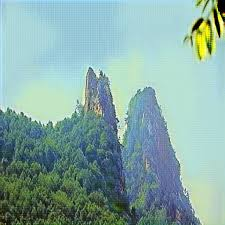
#> input picture DL4CV_IITM/Assignments/Assignment-1/images/hills.jpeg, 225 x 225 px
$ jupyter execute --allow-errors DL4V_Assignment_1_Sayan.ipynb
#> lines starting #> are read from the running program, lines starting #| are printed output that depends on the picture
#### **Welcome to Assignment 1 on Deep Learning for Computer Vision.**
In this assignment you will get a chance to implement basic Image processing tasks like Correlation, Convolution, Edge Detection etc.

#### **Instructions**
1. Use Python 3.x to run this notebook
2. Write your code only in between the lines 'YOUR CODE STARTS HERE' and 'YOUR CODE ENDS HERE'.
you sould not change anything else code cells, if you do, the answers you are supposed to get at the end of this assignment might be wrong.
3. Read documentation of each function carefully.
4. All the best!

[cell 1]
# Imports
import numpy as np
import matplotlib.pyplot as plt
from PIL import Image

# %matplotlib inline uncomment this line if you're running this notebook on your local PC

[cell 2]
# DO NOT CHANGE THIS CODE
np.random.seed(0)

[cell 3]
def standardize(image):
    eps = 1e-5  # some fields have all 255 so variance will be 0, to avoid division by zero, introduced eps
    return (image - np.mean(image))/(np.std(image)+eps)

[cell 4]
# Implement Linear Filtering technique on an image using a linear filter
def linear_filter(image, filter_): # 'filter' is a keyword in python, so is the underscore at the end.
    """
    Performs linear filtering on an image.
    Assume image size is W1xW2, filter size is F1xF2.

    Arguments:
    image -- input image possibly with 3 channels(RGB).
    filter_ -- linear filter to apply on image.

    Returns:
    result -- filtered image.
    """
    # DO NOT CHAGE THIS CODE
    image = np.array(image.convert('L')) # converts image to gray scale, so that it is easy to apply filter
    image_height, image_width = image.shape[0], image.shape[1]

    filter_ = np.array(filter_.convert('L'))
    filter_height, filter_width = filter_.shape[0], filter_.shape[1]

    # result shape will be of size --> (((W1−F1+2P) / S) + 1) x (((W2−F2+2P) / S) + 1), where 'P' is padding length
    # S is stride length, if you don't know about them, don't worry, you will learn in upcoming lectures.For now
    # we will use simplest setting P=0,S=1. See the next line.

    result_height, result_width = (image_height - filter_height) + 1, (image_width - filter_width) + 1
    result = np.array([[0 for j in range(result_width)] for i in range(result_height)])
    # YOUR CODE STARTS HERE
    image = standardize(image)
    filter_ = standardize(filter_)
    for i in np.arange(result_height):
        if i+filter_height<=image_height:
            for j in np.arange(result_width):
                if j+filter_width<=image_width:
                    result[i,j] = np.sum(np.multiply(image[i:i+filter_height,j:j+filter_width],filter_))
    # YOUR CODE ENDS HERE
    return result

#> (a cell that did not finish here is left out)

#> (a cell that did not finish here is left out)

### Question 1

Where do you find the bright spot in the image displayed above? (*Hint:* Find the co-ordinates of the maximum value in the output array  )

1. $(143, 49)$
2. $(134, 47)$
3. $(130, 33)$
4. $(126, 50)$

[cell 7]
# To test your implementation, run the below code.
image = Image.open('./images/hills.jpeg')
#> image is the input picture: PIL image 225x225 RGB; mean R, G, B 135.4, 170, 165.3
filter_ = Image.open('./images/template.png')
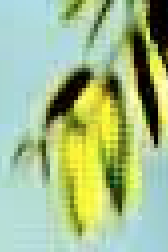
#> input picture DL4CV_IITM/Assignments/Assignment-1/images/template.png, 84 x 126 px (shown 2 times larger)
#> filter_ is the input picture: PIL image 84x126 RGBA; mean R, G, B, A 164.4, 189.4, 140.4, 255
result = linear_filter(image, filter_)
#> in linear_filter, `image = np.array(image.convert('L'))`:
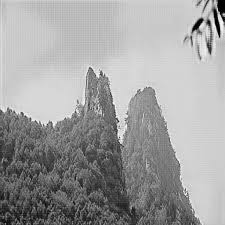
#> image: shape (225, 225); min 0, max 251, mean 159.1
#> in linear_filter, `filter_ = np.array(filter_.convert('L'))`:
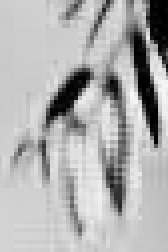
#> filter_: shape (126, 84) (shown 2 times larger); min 0, max 247, mean 176.3
#> after the loop in linear_filter, `for i in np.arange(result_height):`:
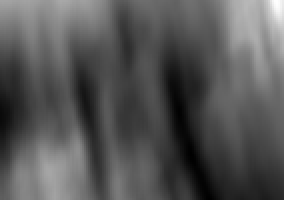
#> result: shape (100, 142) int64 (shown 2 times larger); min -3127, max 1762, mean -1478.4; drawn with min black and max white

[cell 8]
plt.imshow(result)
plt.title('Filtered Image')
plt.show()
np.unravel_index(result.argmax(), result.shape)
#> Out = (0, 138)

### Question 2

Where do you find the bright spot in the image displayed above? (*Hint:* Find the co-ordinates of the maximum value in the output array  )

1. $(2, 130)$
2. $(25, 118)$
3. $(0, 137)$
4. $(42, 115)$

[cell 9]
# Implement Convolution on an image using a filter/kernel
def convolution2D(image, kernel):
    """
    Performs convolution on an image using a kernel.

    Arguments:
    image -- 2D matrix representing image.
    kernel -- kernel to apply on image.

    Returns:
    result -- filtered image.
    """
    # YOUR CODE STARTS HERE
    if type(image)!=np.ndarray:
        image = np.array(image.convert('L'))
    image = standardize(image)
    image_height, image_width = image.shape[0], image.shape[1]

    if type(kernel)!=np.ndarray:
        kernel = np.array(kernel.convert('L'))
    kernel = np.flip(kernel,(0,1))
    kernel = standardize(kernel)   # / kernel.sum()
    kernel_height, kernel_width = kernel.shape[0], kernel.shape[1]

    result_height, result_width = (image_height - kernel_height) + 1, (image_width - kernel_width) + 1
    result = np.zeros((result_height,result_width))

    for i in np.arange(result_height):
        if i+kernel_height<=image_height:
            for j in np.arange(result_width):
                if j+kernel_width<=image_width:
                    result[i,j] = np.sum(np.multiply(image[i:i+kernel_height,j:j+kernel_width],kernel))
    # YOUR CODE ENDS HERE
    return result

#> (a cell that did not finish here is left out)

[cell 11]
plt.imshow(result)
plt.title('Filtered Image')
plt.show()
np.argwhere(result==np.min(result)), np.argwhere(result==np.max(result))
#> Out = ([[99, 104]], [[0, 138]])

### Question 3

What are index of the min and max values in the above image?

1. $(43, 134), (200, 54)$
2. $(38, 142), (215, 61)$
3. $(30, 118), (198, 54)$
4. $(44, 142), (220, 43)$

[cell 12]
# To test your implementation, run the below code.
image = Image.open('./images/hills.jpeg')
filter_ = Image.open('./images/template.png')
result = convolution2D(image, filter_)
#> in convolution2D, `kernel = np.flip(kernel,(0,1))`:
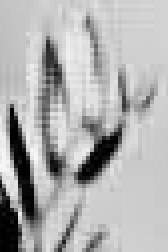
#> kernel: shape (126, 84) (shown 2 times larger); min 0, max 247, mean 176.3
#> after the loop in convolution2D, `for i in np.arange(result_height):`:
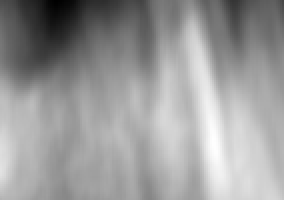
#> result: shape (100, 142) float64 (shown 2 times larger); min -1168.6, max 3660.3, mean 1742.8; drawn with min black and max white

[cell 13]
plt.imshow(result)
plt.title('Filtered Image')
plt.show()
np.argwhere(result==np.min(result)), np.argwhere(result==np.max(result))
#> Out = ([[0, 27]], [[69, 106]])

### Question 4

What are index of the min and max values in the above image?

1. $(15, 28), (18, 89)$
2. $(0, 27), (22, 98)$
3. $(4, 17), (14, 70)$
4. $(7, 42), (10, 89)$

## Sobel and Laplace Filters

### Question 5:
In this question you'll have to apply a Sobel Filter to the provided image and report the index of min and max value of the final output.

1. $(52, 147), (111, 26)$
2. $(50, 134), (100, 31)$
3. $(56, 152), (116, 18)$
4. $(51, 143), (114, 24)$

[cell 14]
import numpy as np
from PIL import Image

image = Image.open('./images/clown.png')
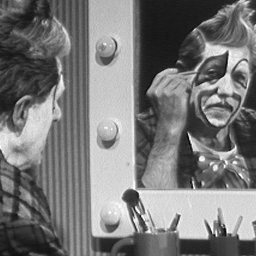
#> input picture DL4CV_IITM/Assignments/Assignment-1/images/clown.png, 256 x 256 px
#> image is the input picture: PIL image 256x256 L; min 3, max 255, mean 120.3

###YOUR CODE STARTS HERE

# Define 3*3 Vertical sobel filter (Hint: refer lecture slides)
sobel_v = np.array([[1,0,-1],
                    [2,0,-1],
                    [1,0,-1]])

#Define 3*3 Horizontal sobel filter (Hint: refer lecture slides)
sobel_h = np.array([[1,2,1],
                    [0,0,0],
                    [-1,-2,-1]])

#compute vertical response using convolution2D function
response_v = convolution2D(image,sobel_v)

#compute horizontal response using convolution2D function
response_h = convolution2D(image,sobel_h)
#> after the loop in convolution2D (call 3), `for i in np.arange(result_height):`:
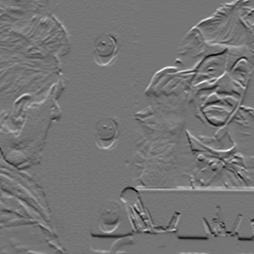
#> result: shape (254, 254) float64; min -8.64, max 10.16, mean -0.00373; drawn with min black and max white

#compute final response
# G = |G_x| + |G_y|
G = np.abs(response_v) + np.abs(response_h)
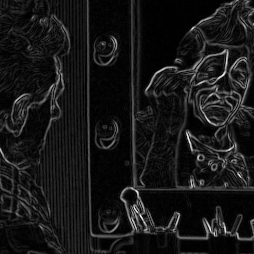
#> G: shape (254, 254) float64; min 8.88e-16, max 16.19, mean 1.52; drawn with min black and max white

#compute index of min and max value of G
print(f'Index of min value of G: {np.argwhere(G==np.min(G))}')
#| Index of min value of G: [[ 61 151]]
print(f'Index of max value of G: {np.argwhere(G==np.max(G))}')
#| Index of max value of G: [[ 74 223]]

###YOUR CODE ENDS HERE

### Question 6

What are index of the min and max values of the Laplace Filter response to the provided image?

1. $(4, 117), (111, 26)$
2. $(13, 134), (100, 31)$
3. $(6, 108), (111, 26)$
4. $(10, 104), (106, 22)$

[cell 15]
import numpy as np
from PIL import Image

image = Image.open('./images/clown.png')

###YOUR CODE STARTS HERE

# Define 3*3 Laplace filter (Hint: refer lecture slides)
laplacian_filter = np.array([[0,1,0],
                             [1,-4,1],
                             [0,1,0]])

#compute response using convolution2D function
response_L = convolution2D(image,laplacian_filter)
#> after the loop in convolution2D (call 4), `for i in np.arange(result_height):`:
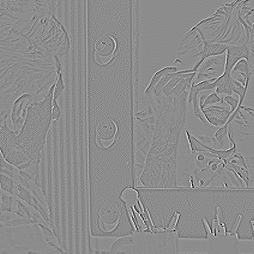
#> result: shape (254, 254) float64; min -3.62, max 2.95, mean -1e-05; drawn with min black and max white

#compute index of min and max value of Laplace Filter response
(np.unravel_index(np.argmin(response_L),response_L.shape),np.unravel_index(np.argmax(response_L),response_L.shape))
#> Out = ((184, 192), (215, 139))
###YOUR CODE ENDS HERE
